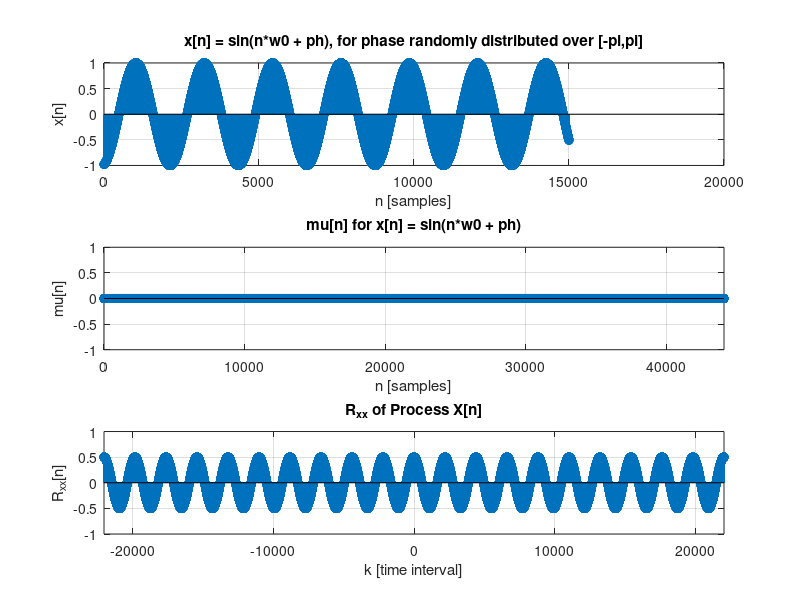

Recreate this plot in MATLAB.
phase = pi*(-1 + 2*rand(1,1)); % uniformly distributed vals in range [-pi, pi]

fs = 44100; T = 1; N = fs*T; Nphase = 10000; t = (0:N-1)*(1/fs); phaseAxis = linspace(-pi,pi,Nphase);
f0 = 20; w0 = 2*pi*f0; n_ = (0:N-1); m_ = (0:2*N-1);
xt =@(n,ph) sin((n/fs).*w0 + ph);
mu_x = [];
for k = (n_ + 1)
    mu_x = [mu_x; mean(xt(k,phaseAxis))]; 
    % (1/(2*pi))*sum(xt(k,phaseAxis))]; <-- why it doesn't work ?
end
subplot(311); stem(n_(1:15000), xt(n_(1:15000),phase)); grid on; title("x[n] = sin(n*w0 + ph), for phase randomly distributed over [-{\pi},{\pi}]");
xlabel("n [samples]"); ylabel("x[n]");
subplot(312);stem(n_,mu_x); axis([0 N-1 -1 1]); grid on; title("{\mu}[n] for x[n] = sin(n*w0 + ph)");
xlabel("n [samples]"); ylabel("{\mu}[n]");

r_xt = (1/N)*xcorr(xt(n_,phase),xt(m_,phase));
subplot(313);stem([-N/2:N/2-1],r_xt(N:2*N-1)); grid on; title("R_x_x of Process X[n]"); xlabel("k [time interval]"); ylabel("R_x_x[n]"); axis tight; ylim([-1,1]);